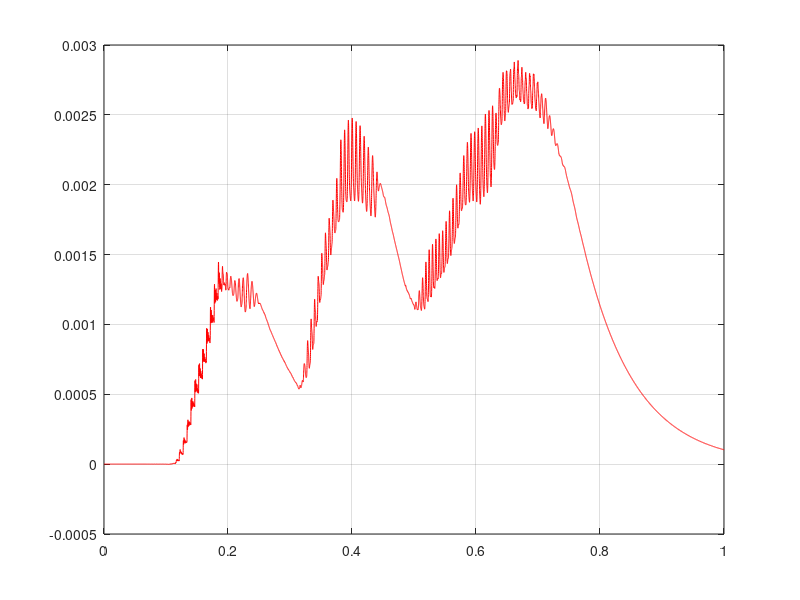

This figure's MATLAB source:
function edo_registro
    fs=16000;
    Dt=1/fs;
    p=12;

    arreglold= load("Registro_240901.txt", "-ascii");
    NDt = length(arreglold);

    t = zeros(NDt, 1);
    y = zeros(NDt, 1);
    h = zeros(NDt, 1);

    t(1) = 0;
    y(1) = 0;
    h(1) = arreglold(1);
    for j=1: NDt-1
        k1=Dt * (arreglold(j) - p*y(j));
        t(j+1) = t(j) + Dt;
        y(j+1) = y(j) + k1;
        h(j+1) = arreglold(j);
    endfor

    figure(1)
    plot(t,y,'r')
    grid on

endfunction
